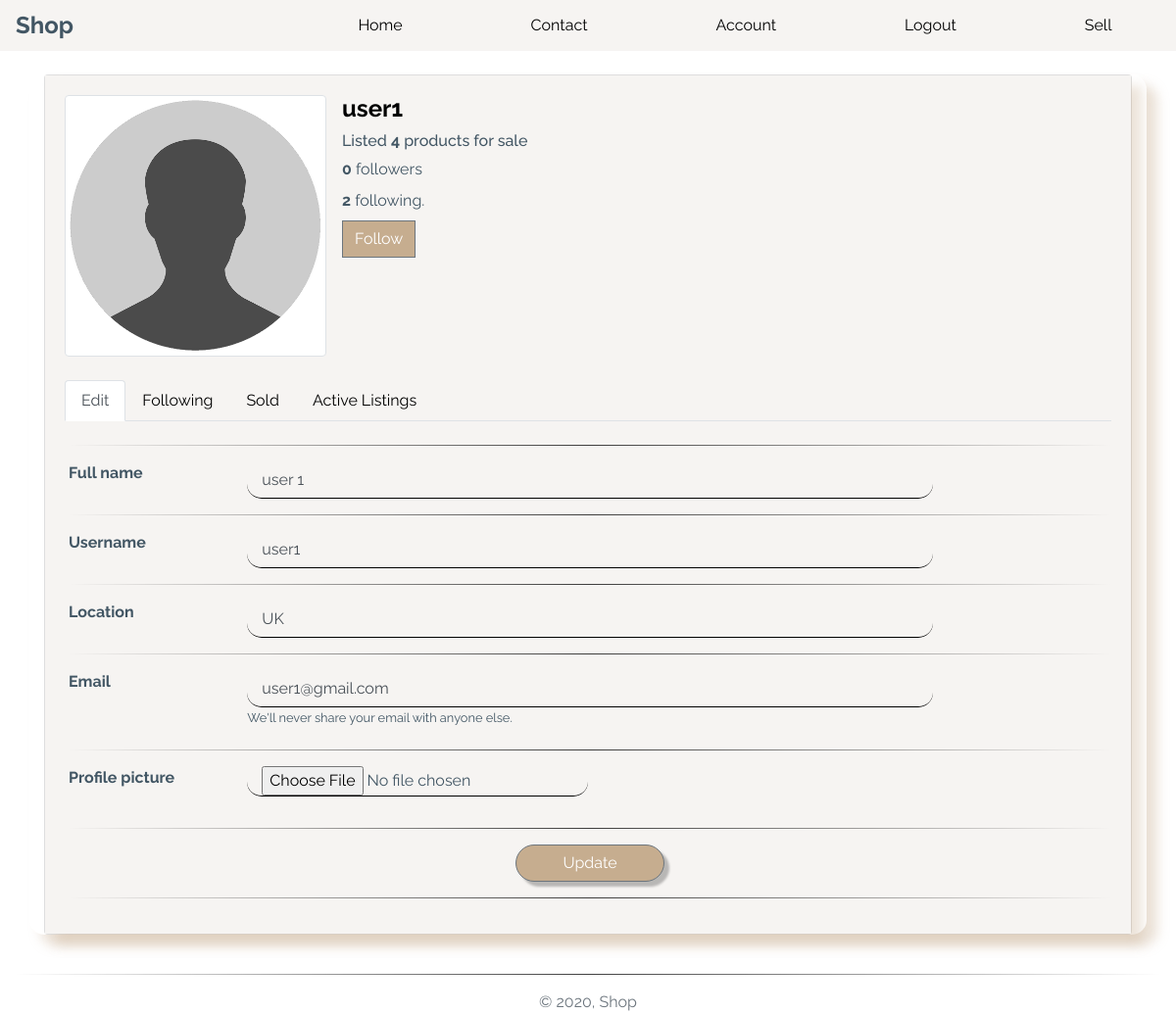
/user/1/ (signed in), run on the app's committed database.
### app/models.py (models this page shows, shortened)
class User(db.Model, UserMixin):
    __tablename__ = "users"
    id = db.Column(db.Integer, primary_key=True)
    full_name = db.Column(db.String(50), nullable=False)
    username = db.Column(db.String(50), unique=True, nullable=False)
    image_file = db.Column(db.String(80), nullable=False,
                           default="default.jpg")
    email = db.Column(db.String(115), unique=True, nullable=False)
    location = db.Column(db.String(50), unique=False, nullable=False)
    password_hash = db.Column(db.String(60), nullable=False)
    last_seen = db.Column(db.DateTime, default=datetime.now)
    seller = db.Column(db.Boolean, default=False)
    items = db.relationship("Item", backref="owner", lazy="dynamic")
    followed = db.relationship(
        'User', secondary=followers,
        primaryjoin=(followers.c.follower_id == id),
        secondaryjoin=(followers.c.followed_id == id),
        backref=db.backref('followers', lazy='dynamic'), lazy='dynamic')
    def is_following(self, user):
        return self.followed.filter(
            followers.c.followed_id == user.id).count() > 0
    def followed_items(self):
        return Item.query.join(
            followers, (followers.c.followed_id == Item.owner_id)).filter(
                followers.c.follower_id == self.id).order_by(
                    Item.date_posted.desc())

### app/routes.py (the view)
@app.route("/user/<user_id>/", methods=["GET", "POST"])
@login_required
def user(user_id):
    user = User.query.filter_by(id=user_id).first_or_404()
    form = UpdateDetailsForm()
    if form.validate_on_submit():
        current_user.full_name = form.full_name.data.lower()
        current_user.username = form.username.data.lower()
        current_user.location = form.location.data.lower()
        current_user.email = form.email.data.lower()
        if form.picture.data:
            picture_file = save_pic(form.picture.data, "static/img/profile")
            current_user.image_file = picture_file
        db.session.commit()
        flash("You have updated your information!", "success")
        return redirect(url_for("user", user_id=current_user.id))
    elif request.method == "GET":
        form.full_name.data = current_user.full_name
        form.username.data = current_user.username
        form.location.data = current_user.location
        form.email.data = current_user.email
    items_following = current_user.followed_items().all()
    user_items_count = Item.query.filter_by(owner=user).count()
    user_items_active = Item.query.filter_by(owner=user, sold=False).all()
    user_items_sold = Item.query.filter_by(owner=user, sold=True).all()
    return render_template("user.html", title='Account', form=form, user=user, user_items_active=user_items_active,
                           user_items_sold=user_items_sold, user_items_count=user_items_count,  items_following= items_following)

### app/forms.py (shortened to what this page needs)
class UpdateDetailsForm(FlaskForm):
    full_name = StringField("Full name",
                            validators=[DataRequired(), Length(min=4, max=40)])
    username = StringField("Username", validators=[DataRequired(), Regexp(
        r'^[\w]+$', message="Please do not use special characters"), Length(min=4, max=15)])
    location = StringField("Location", validators=[
                           DataRequired(), Length(min=2, max=30)])
    email = StringField("Email",
                        validators=[DataRequired(), Email()])
    picture = FileField('Profile picture', validators=[
        FileAllowed(['jpg', 'png', 'jpeg'])])
    submit = SubmitField("Update")

### app/models.py (called while the page is built)
@login_manager.user_loader
def load_user(id):
    return User.query.get(int(id))

### app/routes.py (called while the page is built)
@app.before_request
def before_request():
    if current_user.is_authenticated:
        current_user.last_seen = datetime.utcnow()
        db.session.commit()

### app/templates/user.html (shortened to what this page needs)
{% extends "layout.html" %} {%block content%}
<div id="profile-page" class="container">
	<div class="row mt-4 mb-4">
		<div class="col-12">
			<div class="card">
				<div class="card-body">
					<div class="card-title mb-4">
						<div class="d-flex justify-content-start">
							<div class="image-container w-25">
								<div class="image">
									<img src="{{url_for('static', filename='img/profile/' + user.image_file)}}" id="imgProfile" class="img-thumbnail" />
								</div>
							</div>
							<div class="userData ml-3">
								<h2 class="d-block">
									<a href="#">{{user.username}}</a>
								</h2>
								<h6 class="d-block">
									Listed <span class="font-weight-bold">{{user_items_count}}</span> products for sale
								</h6>
								<p class="mb-2"><span class="font-weight-bold">{{ user.followers.count() }}</span> followers</p>
								<p class="mb-2"><span class="font-weight-bold">{{ user.followed.count() }}</span> following.</p>
								{% if not current_user.is_following(user) %}
								<p>
									<a class="btn btn-secondary no-radius" href="{{ url_for('follow', user_id=user.id) }}">Follow</a>
								</p>
								{% else %}
								<p>
									<a class="btn btn-secondary no-radius" href="{{ url_for('unfollow', user_id=user.id) }}">Unfollow</a>
								</p>
								{% endif %}
							</div>
						</div>
					</div>
					<div class="row">
						<div class="col-12">
							<ul class="nav nav-tabs mb-4" id="myTab" role="tablist">
								{%if current_user.id == user.id%}
								<li class="nav-item active">
									<a class="nav-link active" id="edit-info-tab" data-toggle="tab"
									href="#edit-info" role="tab" aria-controls="edit-info" aria-selected="true">Edit</a>
								</li>
								<li class="nav-item active">
									<a class="nav-link" id="following-tab" data-toggle="tab"
									href="#following" role="tab" aria-controls="edit-info" aria-selected="true">Following</a>
								</li>
								{%endif%}
								{%if current_user.id == user.id and current_user.seller == True %}
								<li class="nav-item">
									<a class="nav-link" id="sold-items-tab" data-toggle="tab"
									href="#sold-items" role="tab" aria-controls="sold-items" aria-selected="false">Sold</a>
								</li>
								<li class="nav-item">
									<a class="nav-link" id="live-items-tab" data-toggle="tab"
									href="#live-items" role="tab" aria-controls="live-items" aria-selected="false">Active Listings</a>
								</li>
								{%endif%}
							</ul>
							<div class="tab-content ml-1" id="tabContent">
								{%if current_user.id==user.id%}
								<div class="tab-pane fade show active" id="edit-info" role="tabpanel" aria-labelledby="edit-info-tab">
									<hr />
									<form method="POST" id="editForm" enctype="multipart/form-data">
										<div class="row form-group">
											<div class="col-sm-3 col-md-2 col-5">
												<label ">{{form.full_name.label}}</label>
											</div>
											<div class="col-md-8 col-6">
												{%if form.full_name.errors %}
												{{form.full_name(class="form-control is-invalid")}}
												<div class="invalid-feedback">
													{%for mistake in form.full_name.errors %}
														<span>{{ mistake }}</span>
													{%endfor%}
												</div>
												{%else%}
													{{form.full_name (class="form-control",placeholder="Enter your full name")}}
												{%endif%}
											</div>
										</div>
										<hr />
										<div class="row">
											<div class="col-sm-3 col-md-2 col-5">
												<label ">{{form.username.label}}</label>
											</div>
											<div class="col-md-8 col-6">
												{%if form.username.errors %}
												{{form.username(class="form-control is-invalid")}}
												<div class="invalid-feedback">
													{%for mistake in form.username.errors %}
													<span>{{ mistake }}</span>
													{%endfor%}
												</div>
												{%else%}
													{{form.username (class="form-control",placeholder="Enter your username")}}
												{%endif%}
											</div>
										</div>
										<hr />
										<div class="row">
											<div class="col-sm-3 col-md-2 col-5">
												<label ">{{form.location.label}}</label>
											</div>
											<div class="col-md-8 col-6">
												{%if form.location.errors %}
												{{form.full_name (class="form-control is-invalid")}}
												<div class="invalid-feedback">
													{%for mistake in form.location.errors %}
													<span>{{ mistake }}</span>
													{%endfor%}
												</div>
												{%else%}
													{{form.location (class="form-control",placeholder="Enter your location")}}
												{%endif%}
											</div>
										</div>
										<hr />
										<div class="row">
											<div class="col-sm-3 col-md-2 col-5">
												<label ">{{form.email.label}}</label>
											</div>
											<div class="col-md-8 col-6">
												{%if form.email.errors %}
													{{form.email(class="form-control is-invalid")}}
												<div class="invalid-feedback">
													{%for mistake in form.email.errors %}
														<span>{{ mistake }}</span>
													{%endfor%}
												</div>
												{%else%}
													{{form.email(class="form-control",placeholder="Enter your email")}}
												{%endif%}
												<h6><small>We'll never share your email with anyone else.</small></h6>
											</div>
										</div>
										<hr />
										<div class="row">
											<div class="col-sm-3 col-md-2 col-5">
												{{form.picture.label}}
											</div>
											<div class="col-md-8 col-6 form-group">
												{{ form.picture }}
											</div>
										</div>
										<hr />
										<div class="row justify-content-center">
											<div class="col-sm-3 col-md-2 col-5">
												{{form.submit(class="btn btn-secondary w-100")}}
											</div>
										</div>
										<hr />
									</form>
								</div>
								{%endif%}
							</div>
						</div>
					</div>
				</div>
			</div>
		</div>
	</div>
</div>
{% endblock content %}

### app/static/css/styles.css (style rules this page uses)
:root { --main-color: #fff; --second-color: #425664; --third-color: #f6f4f2; --fourth-color: #c6ad8f; }
*, *::before, *::after { margin: 0; padding: 0; box-sizing: border-box; list-style: none; text-decoration: none; }
body, html { background: var(--main-color); min-height: 100vh; width: 100%; color: var(--second-color); font-family: "Raleway", sans-serif; }
a { color: black; text-decoration: none; cursor: pointer; }
ul { margin: 0; }
P { margin: 0; padding: 0; }
.container { box-shadow: 0.7rem 0.7rem 0.7rem rgba(198, 173, 143, 0.341); border-radius: 15px; }
label { font-weight: bold; display: block; }
input[type="text"], input[type="password"], input[type="file"] { border: none; padding-left: 15px; background: transparent; border-bottom: 1px solid black; border-radius: 15px; }
hr { border: none; height: 1px; background-image: linear-gradient( to right, rgba(0, 0, 0, 0), rgba(0, 0, 0, 0.75), rgba(0, 0, 0, 0) ); }
.btn { filter: drop-shadow(5px 5px 1px rgba(0, 0, 0, 0.25)); background-color: var(--fourth-color); border-radius: 20px; color: var(--main-color); }
.no-radius { filter: none; border-radius: 0px; color: var(--main-color); }
.card-body { background-color: var(--third-color); box-shadow: 0.7rem 0.7rem 0.7rem rgba(198, 173, 143, 0.341); }
#profile-page .image-container .image { opacity: 1; display: block; width: 100%; height: auto; transition: 0.5s ease; backface-visibility: hidden; }
.userData h2 { font-size: 1.5rem; font-weight: bold; }

### data on the page
User: image_file (placeholder picture), username "user1", full_name "user 1", location "UK", email "user1@gmail.com"

### other printed values
{{ user_items_count }} "4"
{{ user.followers.count() }} "0"
{{ user.followed.count() }} "2"
